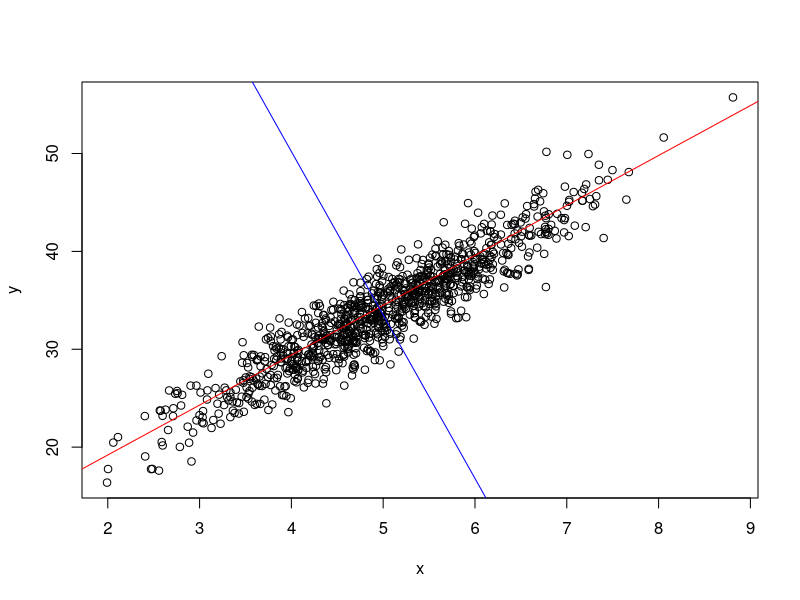
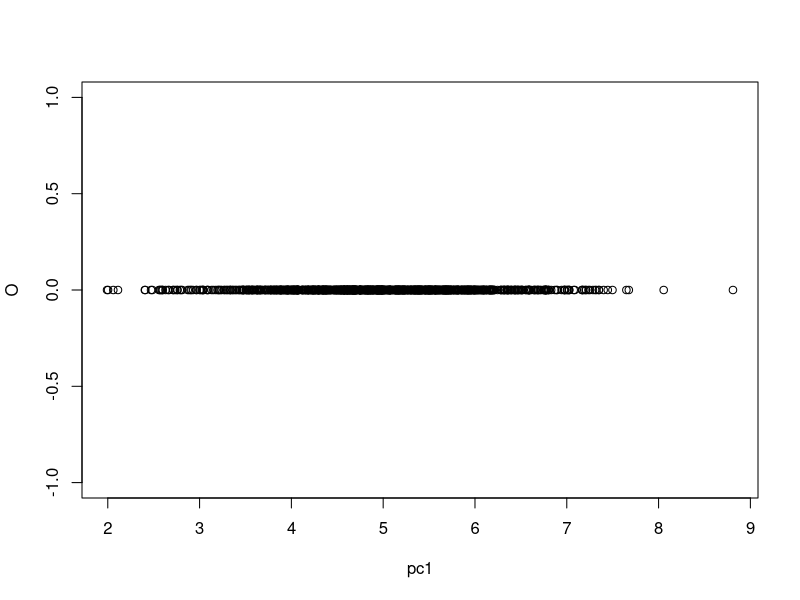
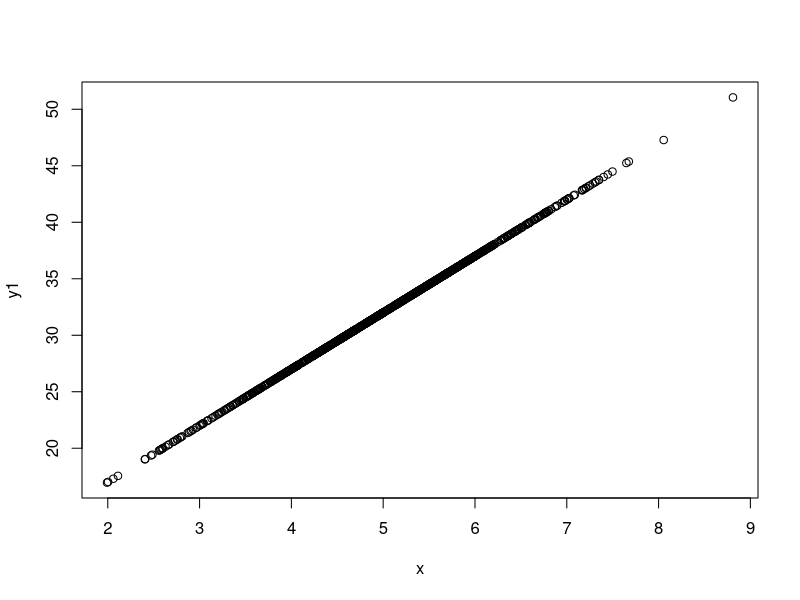
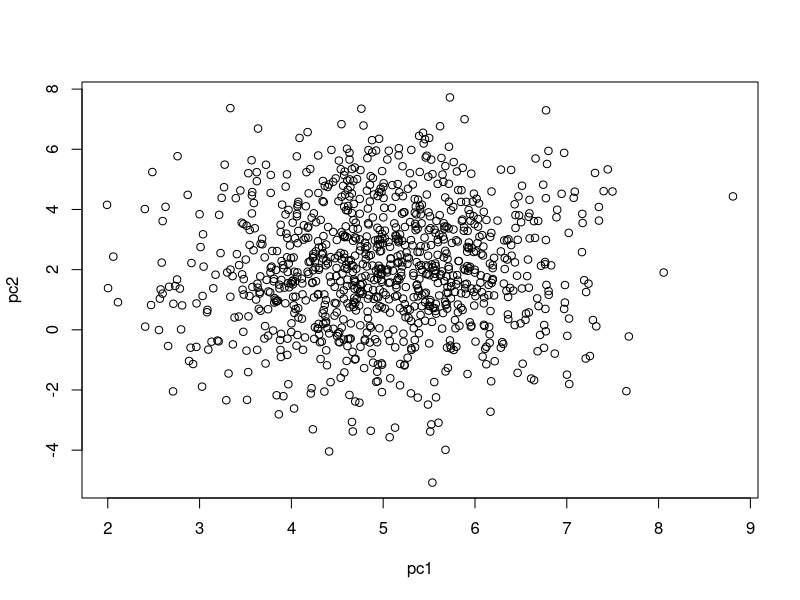

Generate these figures, in order, with R:
# generate a plot
set.seed(1)
x <- rnorm(1000, mean = 5, sd=1)
y <- 5*x+7 + rnorm(1000, mean=2, sd=2)
plot(x,y)

# plot first component
abline(9,5.1, col = "red", lty = 1)
abline(117,-16.7, col = "blue")


# projection onto the first component
pc1 = x
O = rep(0,1000)
plot(pc1,O)

# straight line plot
y1 = 5*x + 7
plot(x,y1)


# projection onto two components
pc1<-x
pc2 <-  rnorm(1000, mean=2, sd=2)
plot(pc1,pc2)
